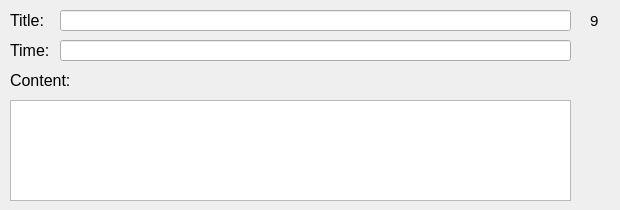
        <widget class="QWidget" name="Page9_2">
         <widget class="QLabel" name="label_76">
          <property name="geometry">
           <rect>
            <x>10</x>
            <y>10</y>
            <width>41</width>
            <height>21</height>
           </rect>
          </property>
          <property name="font">
           <font>
            <pointsize>12</pointsize>
           </font>
          </property>
          <property name="text">
           <string>Title:</string>
          </property>
         </widget>
         <widget class="QLabel" name="label_77">
          <property name="geometry">
           <rect>
            <x>10</x>
            <y>40</y>
            <width>41</width>
            <height>21</height>
           </rect>
          </property>
          <property name="font">
           <font>
            <pointsize>12</pointsize>
           </font>
          </property>
          <property name="text">
           <string>Time:</string>
          </property>
         </widget>
         <widget class="QLineEdit" name="title_19">
          <property name="geometry">
           <rect>
            <x>60</x>
            <y>10</y>
            <width>511</width>
            <height>21</height>
           </rect>
          </property>
          <property name="readOnly">
           <bool>true</bool>
          </property>
         </widget>
         <widget class="QLineEdit" name="time_19">
          <property name="geometry">
           <rect>
            <x>60</x>
            <y>40</y>
            <width>511</width>
            <height>21</height>
           </rect>
          </property>
          <property name="readOnly">
           <bool>true</bool>
          </property>
         </widget>
         <widget class="QLabel" name="label_78">
          <property name="geometry">
           <rect>
            <x>10</x>
            <y>70</y>
            <width>71</width>
            <height>21</height>
           </rect>
          </property>
          <property name="font">
           <font>
            <pointsize>12</pointsize>
           </font>
          </property>
          <property name="text">
           <string>Content:</string>
          </property>
         </widget>
         <widget class="QLabel" name="label_79">
          <property name="geometry">
           <rect>
            <x>590</x>
            <y>10</y>
            <width>21</width>
            <height>21</height>
           </rect>
          </property>
          <property name="font">
           <font>
            <pointsize>11</pointsize>
           </font>
          </property>
          <property name="layoutDirection">
           <enum>Qt::LeftToRight</enum>
          </property>
          <property name="frameShape">
           <enum>QFrame::NoFrame</enum>
          </property>
          <property name="text">
           <string>9</string>
          </property>
         </widget>
         <widget class="QPlainTextEdit" name="plainTextEdit_19">
          <property name="geometry">
           <rect>
            <x>10</x>
            <y>100</y>
            <width>561</width>
            <height>101</height>
           </rect>
          </property>
          <property name="readOnly">
           <bool>true</bool>
          </property>
         </widget>
        </widget>
